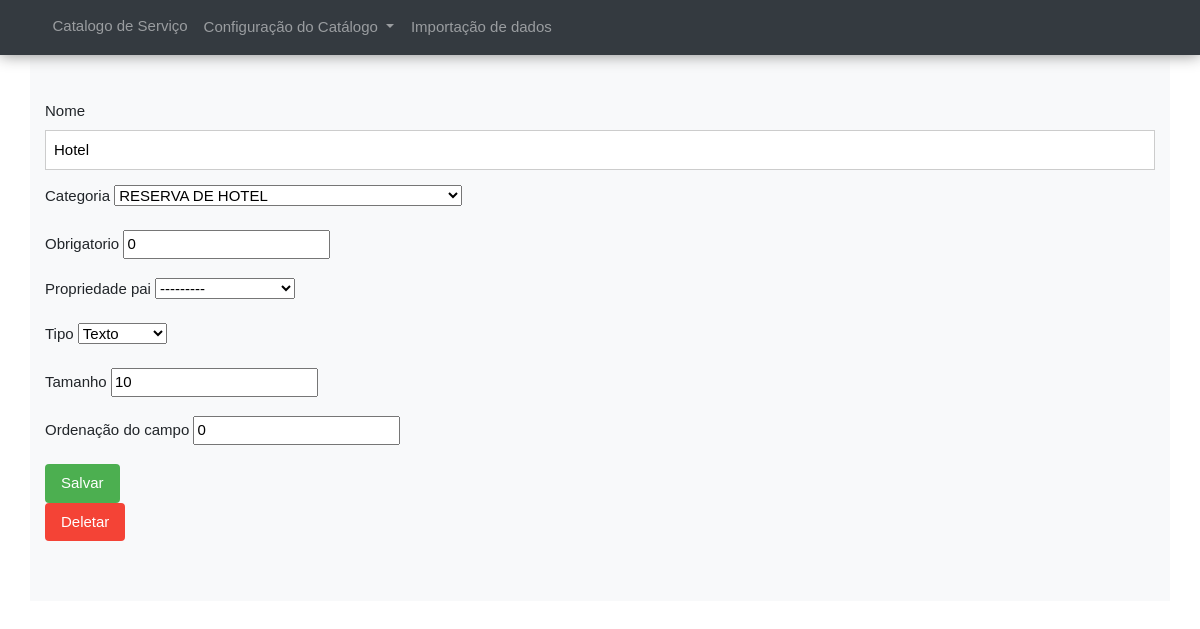
The app's page /catalogo/config_propriedade/13, older data.
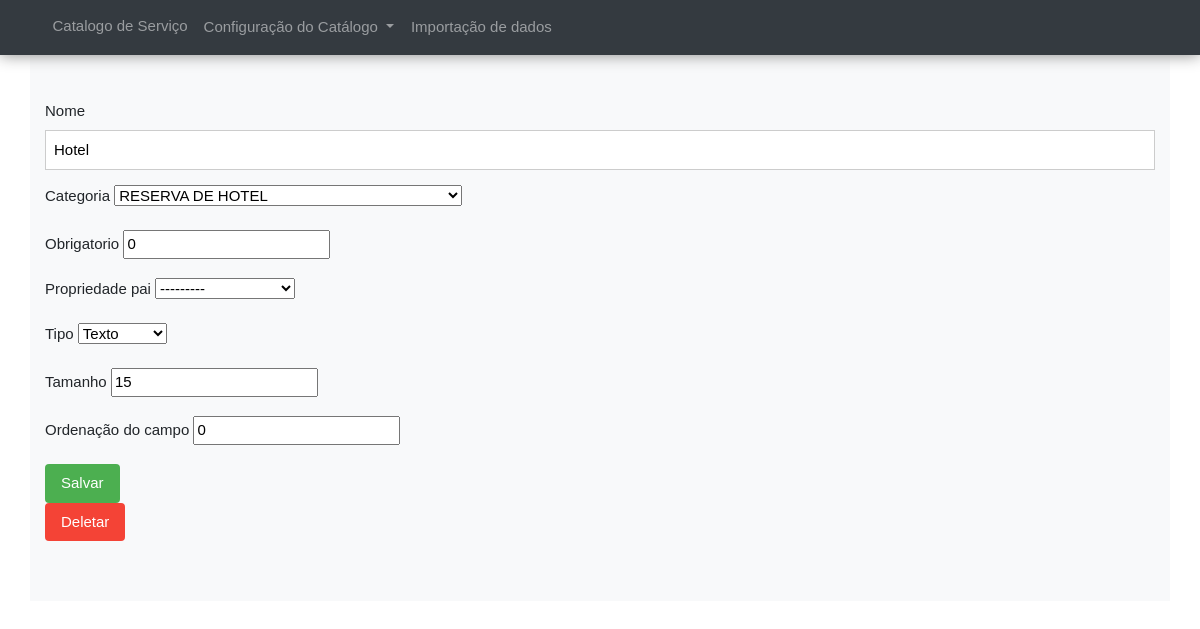
The same page, newer data.
### catalogo/models.py (models this page shows, shortened)
class AbstractEntity(models.Model):
    nome = models.CharField(max_length=200, name='nome')
    last_date_mod = models.DateTimeField(auto_now=True, \
        verbose_name='Data de alteração')
    created_date = models.DateTimeField(auto_now_add=True, \
        verbose_name='Data de criação')
    class Meta:
        abstract = True
        ordering = ['nome']
    def __str__(self):
        return self.nome

class Propriedade(AbstractEntity):
    nome = models.CharField(max_length=100, unique=True)
    categoria = models.ForeignKey(Categoria, on_delete=models.CASCADE)
    obrigatorio = models.IntegerField(default=0)
    propriedade_pai = models.ForeignKey('self', on_delete=models.SET_NULL, \
        blank=True, null=True)
    LISTA_TIPO = (
    ('str', 'Texto'),
    ('num','Número'),
    ('dta', 'Data'),
    ('eml', 'Email'),
    ('chk', 'Checkbox')
    )
    tipo = models.CharField(max_length=3, choices=LISTA_TIPO)
    tamanho = models.IntegerField(default=1)
    ordernacao = models.IntegerField(help_text='Define a ordem de exibição do \
        campo no formulário de chamado', verbose_name="Ordenação do campo")
    class Meta:
        ordering = ['ordernacao']

### catalogo/views.py (the view)
# urls.py: re_path(r'^config_propriedade/(?P<prop_id>\d+)', views.detail_config_propriedade, name='detail_config_propriedade'),
def detail_config_propriedade(request, prop_id):
    try:
        prop_instanced = Propriedade.objects.get(pk=prop_id)
    except Categoria.DoesNotExist:
        raise Http404("Registro de categoria não existe.")
    if request.method == 'POST':
        form = FormPropriedade(request.POST, instance=prop_instanced)
        if form.is_valid():
            form.save()
            return redirect('catalogo:list_config_propriedade')
    elif request.method == 'GET':
        dados = {'form' : FormPropriedade(instance=prop_instanced), 'prop_id' : prop_id}
        return render(request, 'catalogo/detail_config_propriedade.html', dados)

### catalogo/forms.py
class FormPropriedade(BaseForm):
    class Meta:
        model = Propriedade
        fields = '__all__'

### templates/catalogo/detail_config_propriedade.html (shortened to what this page needs)
{% extends 'catalogo/base.html' %}
{% block main%}
{% load static %}
<main>
    <div class="container-fluid">
        <div class="container py-5 bg-light">
            <form action="{% url 'catalogo:detail_config_propriedade' prop_id %}" method="POST">
                    {% for field in form %}
                        <div class="form-group">
                            <label for="{{field.id_for_label}}"> {{ field.label }} </label>
                            {{ field }}
                        </div>
                    {% endfor %}
                <input type="submit" class="w3-button w3-green w3-round" value="Salvar">
            </form>
            <form action="{% url 'catalogo:delete_config_propriedade' prop_id %}" method="POST" class="form-group">
                <input type="submit" class="w3-button w3-red w3-round" value="Deletar">
            </form>
        </div>
    </div>
</main>
{% endblock %}

### templates/catalogo/base.html (shortened to what this page needs)
<!DOCTYPE html>
<html lang="pt-br">
{% load static %}
<head>
    <link rel="stylesheet" href="{% static '/css/bootstrap.min.css' %}">
    <link rel="stylesheet" href="{% static '/css/w3.css' %}">
</head>
<body>
    <nav class="navbar navbar-expand-sm bg-dark navbar-dark" style='box-shadow: 0 0 15px 0 #888888'>
        <div class="container">
            <div class="collapse navbar-collapse" id="collapsibleNavbar">
                <ul class="navbar-nav">
                    <li class="nav-item">
                        <a class="nav-link" href="/catalogo">Catalogo de Serviço</a>
                    </li>
                    <li class="nav-item dropdown">
                        <a class="nav-link dropdown-toggle btn" href="#" id="navbardrop" data-toggle="dropdown">
                            Configuração do Catálogo
                        </a>
                    </li>
                    <li class="nav-item">
                        <a class="nav-link btn" href="/catalogo/importacao">Importação de dados</a>
                    </li>
                </ul>
            </div>
        </div>
    </nav>
    {% block main %} {% endblock %}
</body>
</html>

### catalogo/static/css/w3.css (style rules this page uses)
html { box-sizing:border-box }
*,*:before,*:after { box-sizing:inherit }
html { -ms-text-size-adjust:100%;-webkit-text-size-adjust:100% }
body { margin:0 }
article,aside,details,figcaption,figure,footer,header,main,menu,nav,section { display:block }
a { background-color:transparent }
button,input,select,textarea,optgroup { font:inherit;margin:0 }
button,input { overflow:visible }
button,select { text-transform:none }
button,[type=button],[type=reset],[type=submit] { -webkit-appearance:button }
html,body { font-family:Verdana,sans-serif;font-size:15px;line-height:1.5 }
html { overflow-x:hidden }
a { color:inherit }
.w3-btn,.w3-button { border:none;display:inline-block;padding:8px 16px;vertical-align:middle;overflow:hidden;text-decoration:none;color:inherit;background-color:inherit;text-align:center;cursor:pointer;white-space:nowrap }
.w3-btn,.w3-button { -webkit-touch-callout:none;-webkit-user-select:none;-khtml-user-select:none;-moz-user-select:none;-ms-user-select:none;user-select:none }
.w3-input { padding:8px;display:block;border:none;border-bottom:1px solid #ccc;width:100% }
.w3-round,.w3-round-medium { border-radius:4px }
.w3-border { border:1px solid #ccc!important }
.w3-green,.w3-hover-green:hover { color:#fff!important;background-color:#4CAF50!important }
.w3-red,.w3-hover-red:hover { color:#fff!important;background-color:#f44336!important }

Row changes from the older to the newer data that the page shows:
changed Propriedade "Hotel": tamanho "10" → "15"
